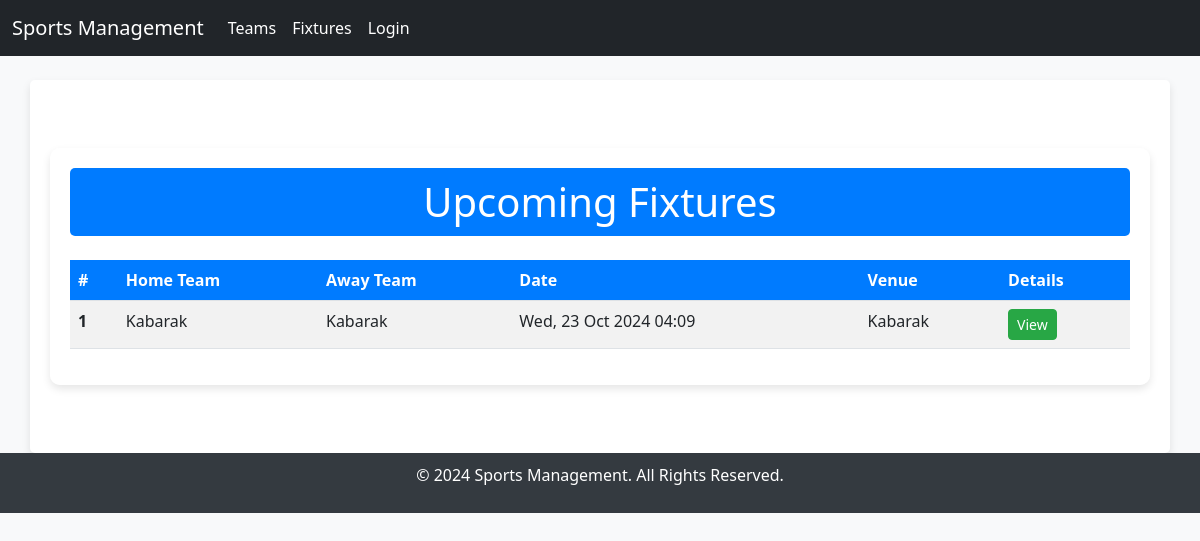
The app's page /, older data.
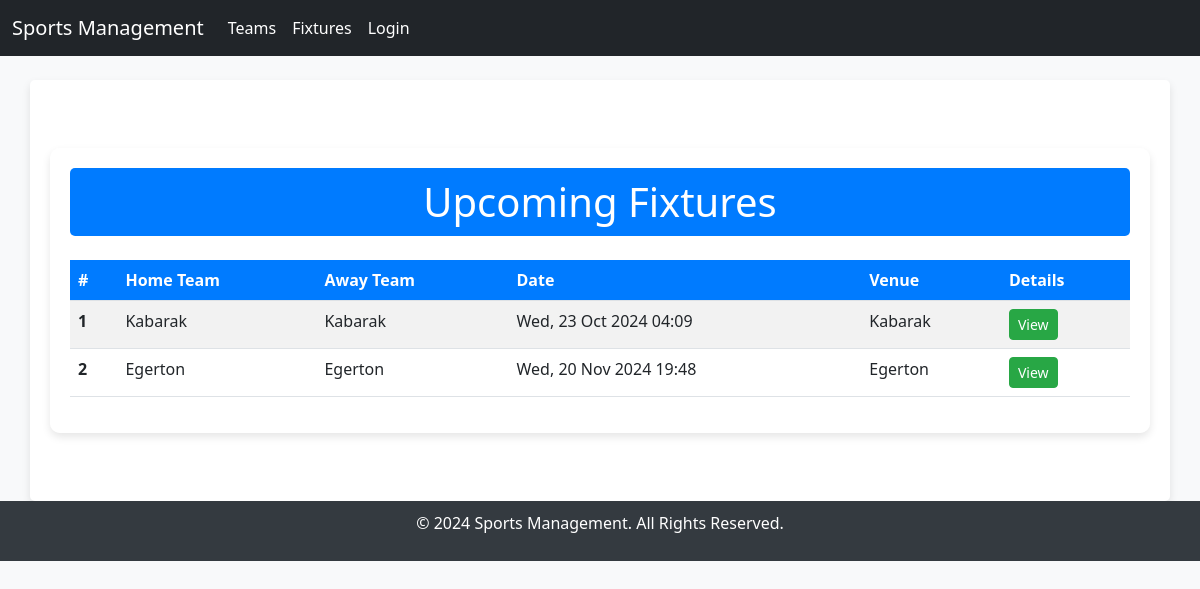
The same page, newer data.
### sports/models.py (models this page shows, shortened)
class Fixture(models.Model):
    sport = models.ForeignKey(Sport, on_delete=models.CASCADE)
    team_home = models.ForeignKey(Team, related_name='home_team', on_delete=models.CASCADE)
    team_away = models.ForeignKey(Team, related_name='away_team', on_delete=models.CASCADE)
    venue = models.ForeignKey(Venue, on_delete=models.CASCADE)
    match_date = models.DateTimeField()
    result = models.CharField(max_length=100, blank=True, null=True)

class Team(models.Model):
    name = models.CharField(max_length=200)
    coach = models.ForeignKey(User, on_delete=models.CASCADE)
    sport = models.ForeignKey(Sport, on_delete=models.CASCADE)
    def __str__(self):
        return self.name

class Venue(models.Model):
    name = models.CharField(max_length=200)
    location = models.CharField(max_length=300)
    capacity = models.IntegerField()
    def __str__(self):
        return self.name

### sports/views.py (the view)
# urls.py: 2. Add a URL to urlpatterns:  path('', views.home, name='home')
def home(request):
    fixtures = Fixture.objects.all().order_by('match_date')
    return render(request,"index.html",{'fixtures': fixtures})

### sports/templates/index.html (shortened to what this page needs)
{% extends 'base.html' %}
{% block content %}
{% load static %}
<div class="container my-5 fixture-table">
    <h1 class="fixture-header mb-4">Upcoming Fixtures</h1>
    <table class="table table-striped">
        <thead>
            <tr>
                <th scope="col">#</th>
                <th scope="col">Home Team</th>
                <th scope="col">Away Team</th>
                <th scope="col">Date</th>
                <th scope="col">Venue</th>
                <th scope="col">Details</th>
            </tr>
        </thead>
        <tbody>
            {% for fixture in fixtures %}
            <tr>
                <th scope="row">{{ forloop.counter }}</th>
                <td>{{ fixture.team_home }}</td>
                <td>{{ fixture.team_away }}</td>
                <td>{{ fixture.match_date|date:"D, d M Y H:i" }}</td>
                <td>{{ fixture.venue }}</td>
                <td><a href="{% url 'fixture_detail' fixture.id %}" class="btn btn-primary btn-sm">View</a></td>
            </tr>
            {% empty %}
            <tr>
                <td colspan="6" class="no-fixtures">No fixtures scheduled.</td>
            </tr>
            {% endfor %}
        </tbody>
    </table>
</div>
{% endblock %}

Row changes from the older to the newer data that the page shows:
added Fixture: team_home "Egerton", team_away "Egerton", match_date "Wed, 20 Nov 2024 19:48", venue "Egerton"
